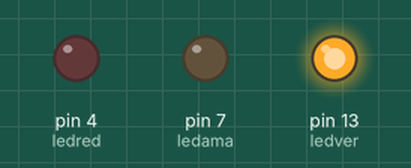
Recording of a sketch running on a simulated Arduino Uno, built with avr-gcc and run on an emulated ATmega328P. Parts: output pins drawn as LEDs (lit = HIGH).

Above: at 0.5 s.
At 2.5 s:
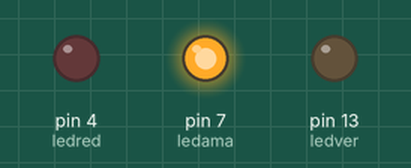
At 4.5 s:
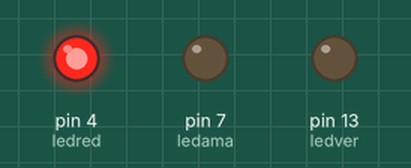
At 5.5 s:
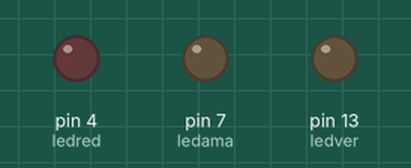
Timing chart, 0 to 7.8 s (numbered marks = the images above):
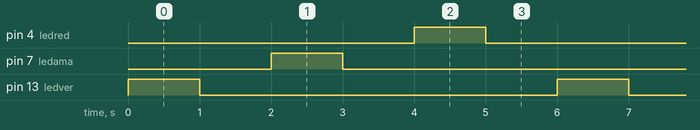

The sketch:

cool_bojo1.ino
```cpp
// C++ code
//
int ledver = 13;
int ledama = 7;
int ledred = 4;

void setup(){
  pinMode(ledver, OUTPUT);
  pinMode(ledred, OUTPUT);
  pinMode (ledama, OUTPUT);
}

void loop(){

  digitalWrite(ledver,HIGH);
  delay(1000);// Wait for 1000 millisecond(s)

  digitalWrite(ledver,LOW);
  delay(1000); // Wait for 1000 millisecond(s)


  digitalWrite(ledama, HIGH);
  delay(1000);// Wait for 1000 millisecond(s)

  digitalWrite(ledama, LOW);
  delay(1000); // Wait for 1000 millisecond(s)


  digitalWrite(ledred,HIGH);
  delay(1000);// Wait for 1000 millisecond(s)

  digitalWrite(ledred,LOW);
  delay(1000); // Wait for 1000 millisecond(s)


}
```

Measured:
- by itself, pin 4 (ledred), pin 7 (ledama), pin 13 (ledver): alternates HIGH for 1.0 s and LOW for 5.0 s
- by itself, everything shown: repeats every 6.0 s, in 6 steps
